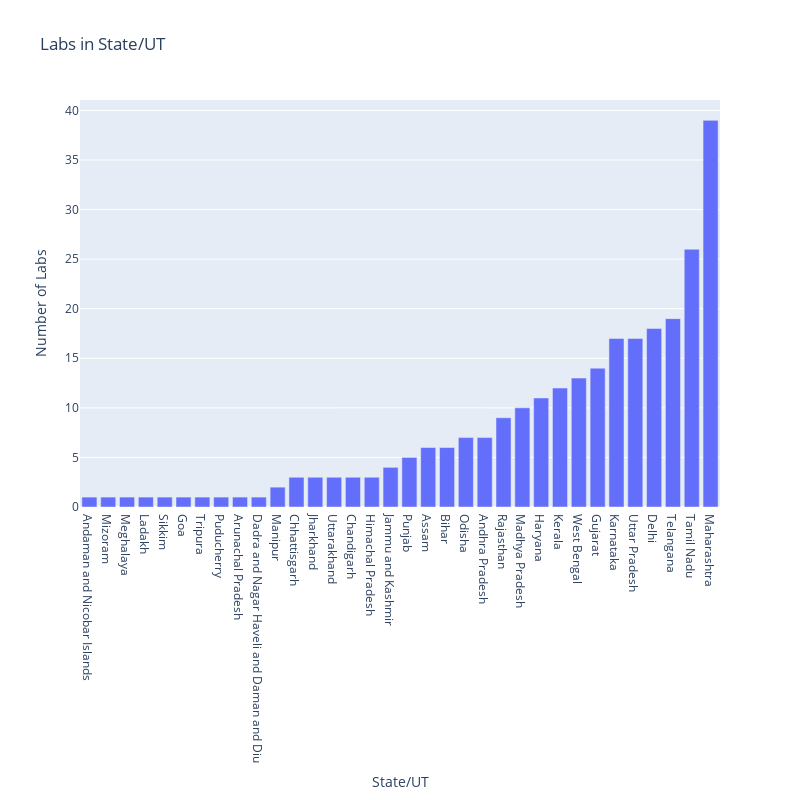

Write notebook code for a chart like this one.
### Code cell
labCount=ICMRTestingLab.groupby('state').count()['lab'].reset_index().sort_values('lab',ascending=True)
px.bar(labCount,x='state',y='lab',orientation='v',height=800,width=800,labels={"state":"State/UT","lab":"Number of Labs"},title="Labs in State/UT")

### Figure 1 — Plotly figure (JSON) as saved in the notebook; plotly's stock layout.template omitted (floating-point values rounded to 4 significant figures)
{"data": [{"alignmentgroup": "True", "hovertemplate": "State/UT=%{x}<br>Number of Labs=%{y}<extra></extra>", "legendgroup": "", "marker": {"color": "#636efa"}, "name": "", "offsetgroup": "", "orientation": "v", "showlegend": false, "textposition": "auto", "type": "bar", "x": ["Andaman and Nicobar Islands", "Mizoram", "Meghalaya", "Ladakh", "Sikkim", "Goa", "Tripura", "Puducherry", "Arunachal Pradesh", "Dadra and Nagar Haveli and Daman and Diu", "Manipur", "Chhattisgarh", "Jharkhand", "Uttarakhand", "Chandigarh", "Himachal Pradesh", "Jammu and Kashmir", "Punjab", "Assam", "Bihar", "Odisha", "Andhra Pradesh", "Rajasthan", "Madhya Pradesh", "Haryana", "Kerala", "West Bengal", "Gujarat", "Karnataka", "Uttar Pradesh", "Delhi", "Telangana", "Tamil Nadu", "Maharashtra"], "xaxis": "x", "y": [1, 1, 1, 1, 1, 1, 1, 1, 1, 1, 2, 3, 3, 3, 3, 3, 4, 5, 6, 6, 7, 7, 9, 10, 11, 12, 13, 14, 17, 17, 18, 19, 26, 39], "yaxis": "y"}], "layout": {"barmode": "relative", "height": 800, "legend": {"tracegroupgap": 0}, "title": {"text": "Labs in State/UT"}, "width": 800, "xaxis": {"anchor": "y", "domain": [0, 1], "title": {"text": "State/UT"}}, "yaxis": {"anchor": "x", "domain": [0, 1], "title": {"text": "Number of Labs"}}}}
